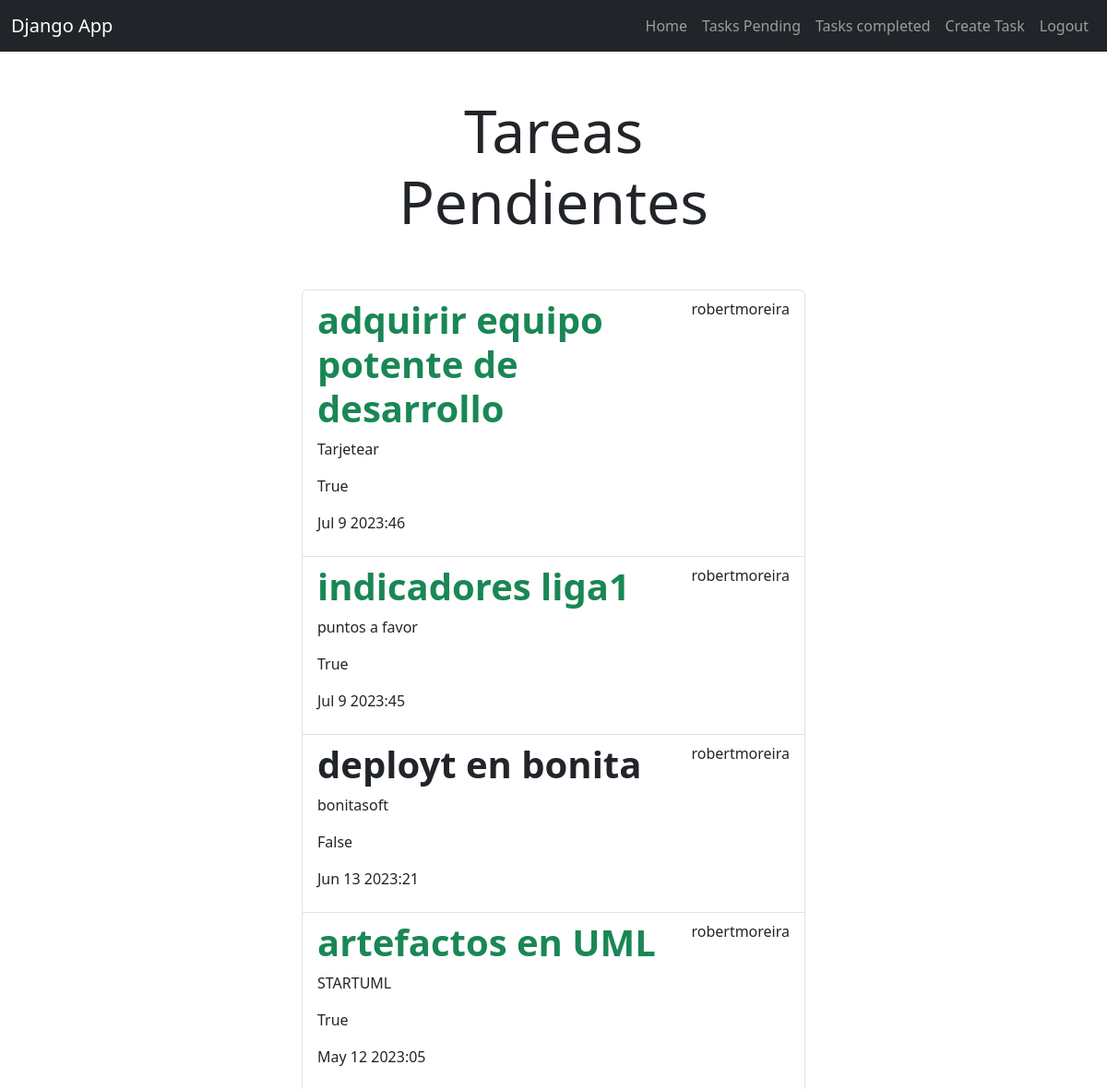
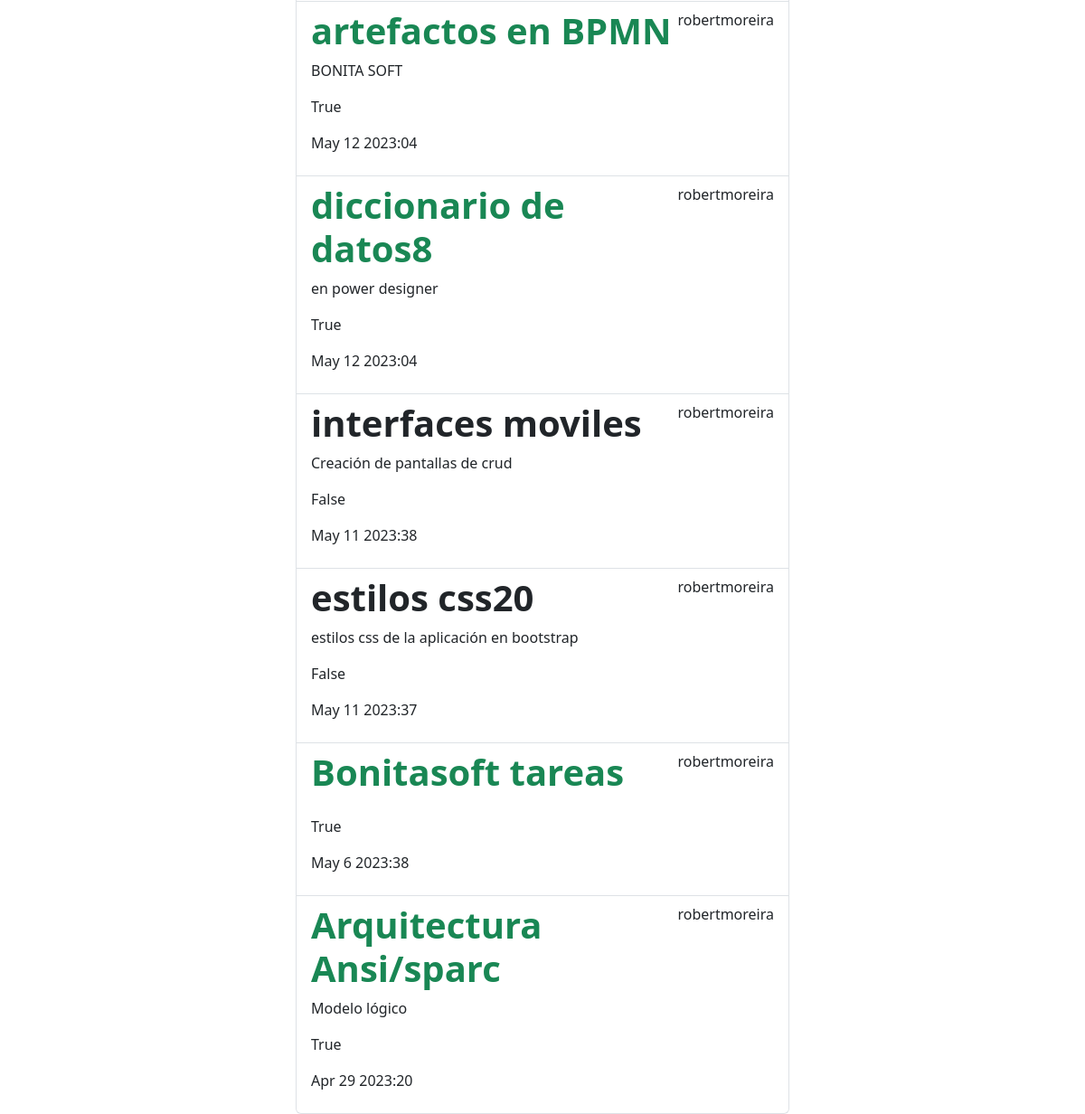
The page /tasks_completed/ (signed in) on the database its author committed (2 pictures, top to bottom).
### tasks/models.py (models this page shows, shortened)
class Task(models.Model):
    title = models.CharField(max_length=100)
    description = models.TextField(blank=True)
    created = models.DateTimeField(auto_now_add=True)
    datecompleted = models.DateTimeField(null=True, blank=True)
    important = models.BooleanField(default=False)
    user = models.ForeignKey(User, on_delete=models.CASCADE)

### tasks/views.py (the view)
# urls.py: path('tasks_completed/',views.tasks_completed,name='tasks_completed'),
@login_required
def tasks_completed(request):
    tasks = Task.objects.filter(user=request.user, datecompleted__isnull=False).order_by('-datecompleted')
    return render(request, 'tasks.html',{'tasks':tasks})

### tasks/templates/tasks.html
{% extends 'base.html' %}
{% block content %}
<main class="container">
    <div class="row">
        <div class="col-md-6 offset-md-3">
            <h1 class="text-center display-3 py-5">Tareas Pendientes</h1>
            <ul class="list-group">
                {% for task in tasks %}
                    <a class="list-group-item" href="{% url 'task_detail' task.id %}">
                            <header class="d-flex justify-content-between">
                                {% if task.important %}
                                    <h1 class="fw-bold text-success">{{task.title}}</h1>
                                {% else %}
                                <h1 class="fw-bold">{{task.title}}</h1>
                                {% endif %}
                                <p>{{task.user.username}}</p>
                            </header>
                            <p>{{task.description}}</p>
                            <p>{{task.important}}</p>
                            <p>{{task.datecompleted|date:'M j Y:i'}}</p>
                    </a>
                {% endfor %}
            </ul>
        </div>
    </div>
</main>
{% endblock %}

### tasks/templates/base.html (shortened to what this page needs)
<!DOCTYPE html>
<html lang="en">
<head>
    <link href="https://cdn.jsdelivr.net/npm/bootstrap@5.3.0/dist/css/bootstrap.min.css" rel="stylesheet">
</head>
<body>
    <nav class="navbar navbar-expand-lg bg-dark navbar-dark">
        <div class="container-fluid">
          <a class="navbar-brand" href="/">Django App</a>
          <div class="collapse navbar-collapse" id="navbarNav">
            <ul class="navbar-nav  ms-auto">
                <li class="nav-item">
                    <a class="nav-link" href="/">Home</a>
                </li>
                {% if user.is_authenticated %}
                    <li class="nav-item">
                        <a class="nav-link" href="{% url 'tasks' %}">Tasks Pending</a>
                    </li>
                    <li class="nav-item">
                        <a class="nav-link" href="{% url 'tasks_completed' %}">Tasks completed</a>
                    </li>
                    <li class="nav-item">
                        <a class="nav-link" href="/tasks/create/">Create Task</a>
                    </li>
                    <li class="nav-item">
                        <a class="nav-link" href="/logout">Logout</a>
                    </li>
                {% endif %}
            </ul>
          </div>
        </div>
      </nav>
    {% block content %}
    {% endblock %}
</body>
</html>

### rows shown on the page
Task: title "adquirir equipo potente de desarrollo", user.username "robertmoreira", description "Tarjetear", important "True", datecompleted "Jul 9 2023:46"
Task: title "indicadores liga1", user.username "robertmoreira", description "puntos a favor", important "True", datecompleted "Jul 9 2023:45"
Task: title "deployt en bonita", user.username "robertmoreira", description "bonitasoft", important "False", datecompleted "Jun 13 2023:21"
Task: title "artefactos en UML", user.username "robertmoreira", description "STARTUML", important "True", datecompleted "May 12 2023:05"
Task: title "artefactos en BPMN", user.username "robertmoreira", description "BONITA SOFT", important "True", datecompleted "May 12 2023:04"
Task: title "diccionario de datos8", user.username "robertmoreira", description "en power designer", important "True", datecompleted "May 12 2023:04"
Task: title "interfaces moviles", user.username "robertmoreira", description "Creación de pantallas de crud", important "False", datecompleted "May 11 2023:38"
Task: title "estilos css20", user.username "robertmoreira", description "estilos css de la aplicación en bootstrap", important "False", datecompleted "May 11 2023:37"
Task: title "Bonitasoft tareas", user.username "robertmoreira", important "True", datecompleted "May 6 2023:38"
Task: title "Arquitectura Ansi/sparc", user.username "robertmoreira", description "Modelo lógico", important "True", datecompleted "Apr 29 2023:20"
